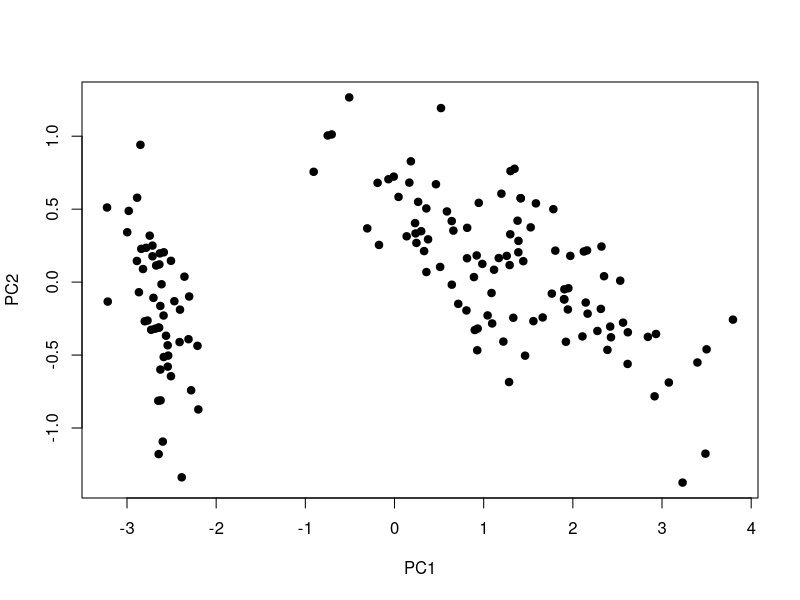
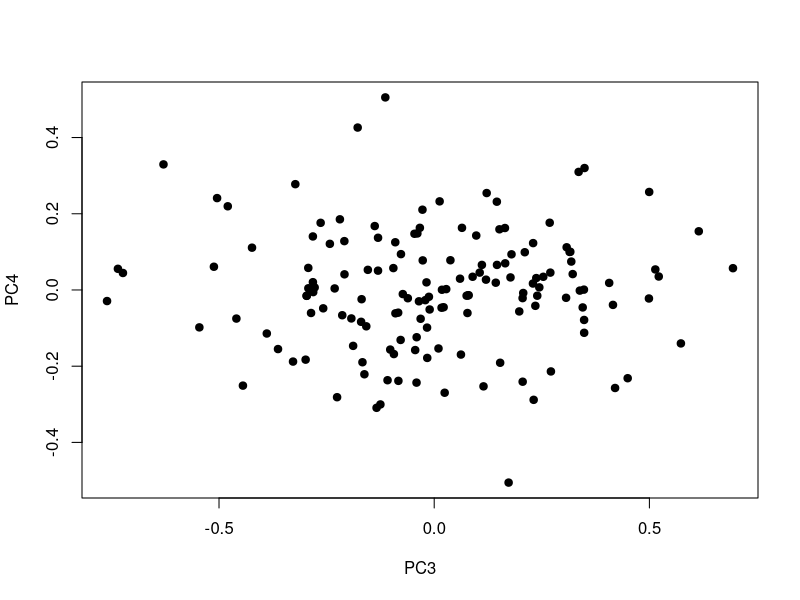
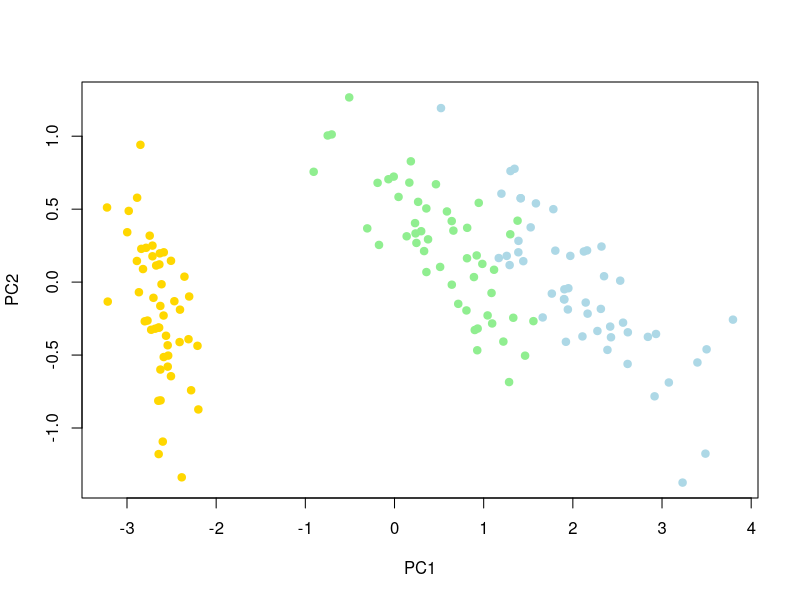
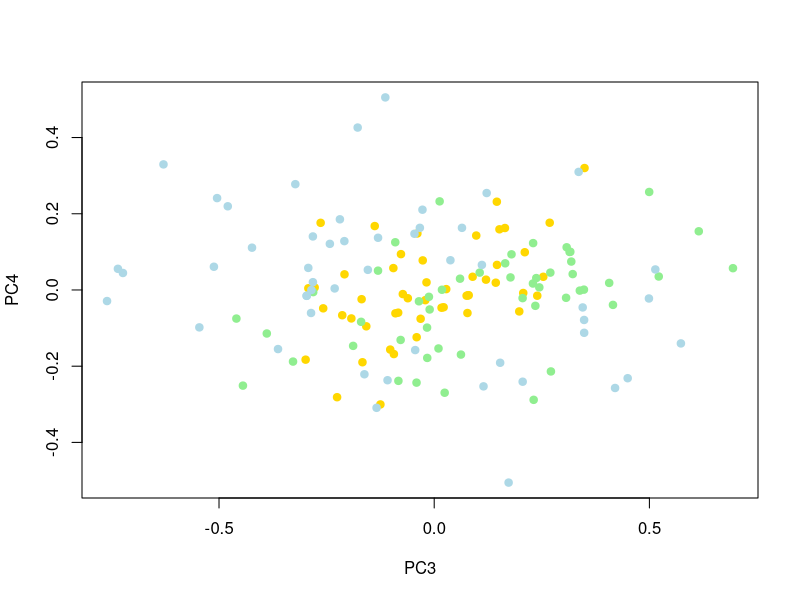
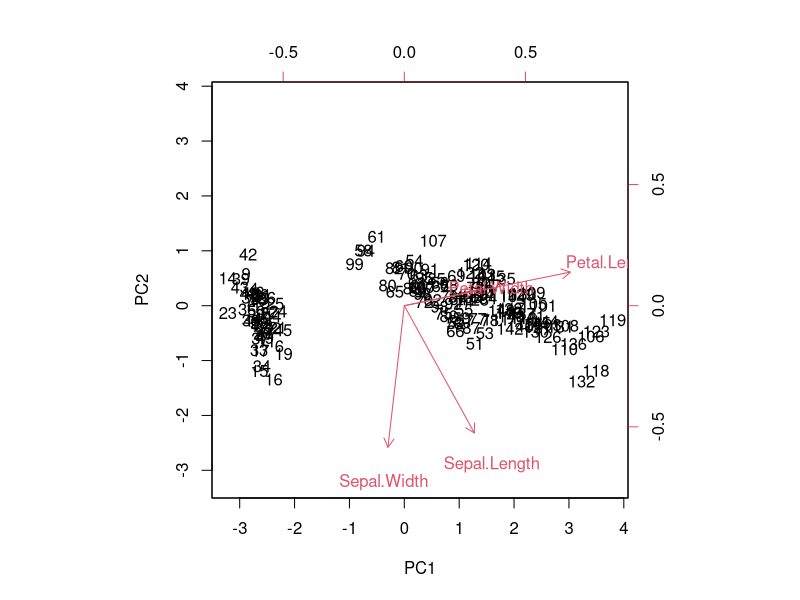
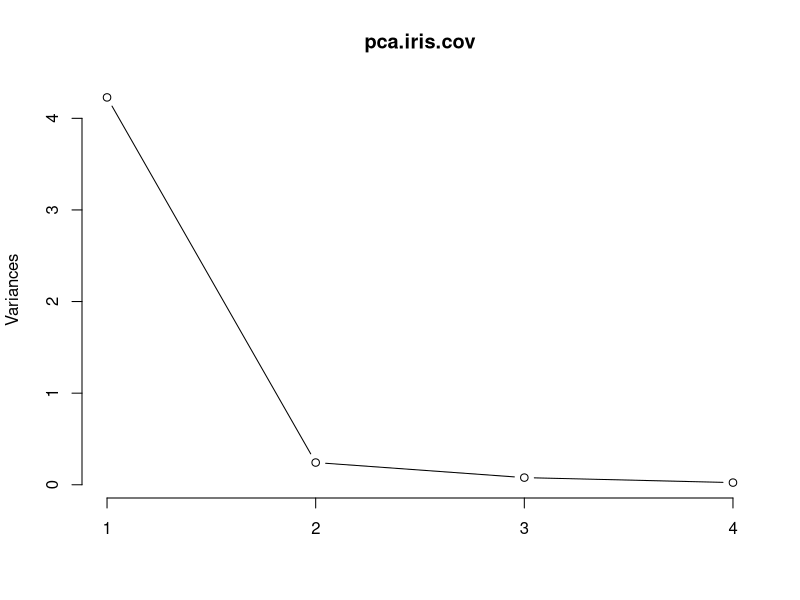
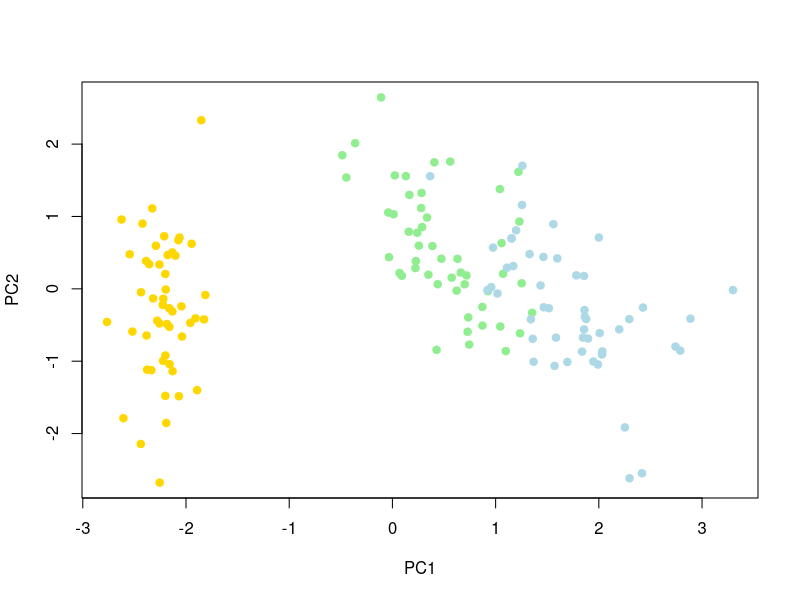
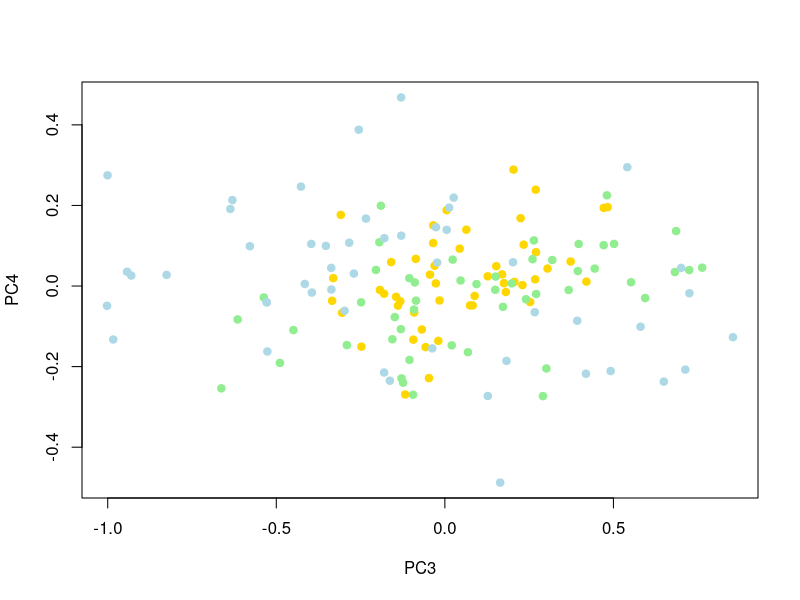

The R script that drew these images, in order:
#####################################
# Introduction to Statistics with R #
# PCA and Clustering                #
# Joao Lourenco                     #
# 29.01.2026                        #
#####################################

# clear the environment
rm(list = ls())

######################################
# Example: PCA - The Iris data set  #
######################################

# load the Iris dataset
data(iris) 
?iris

# explore
dim(iris)
#[1] 150   5
summary(iris) 
# Sepal.Length    Sepal.Width     Petal.Length    Petal.Width          Species  
# Min.   :4.300   Min.   :2.000   Min.   :1.000   Min.   :0.100   setosa    :50  
# 1st Qu.:5.100   1st Qu.:2.800   1st Qu.:1.600   1st Qu.:0.300   versicolor:50  
# Median :5.800   Median :3.000   Median :4.350   Median :1.300   virginica :50  
# Mean   :5.843   Mean   :3.057   Mean   :3.758   Mean   :1.199                  
# 3rd Qu.:6.400   3rd Qu.:3.300   3rd Qu.:5.100   3rd Qu.:1.800                  
# Max.   :7.900   Max.   :4.400   Max.   :6.900   Max.   :2.500  
head(iris) 
# Sepal.Length Sepal.Width Petal.Length Petal.Width Species
# 1          5.1         3.5          1.4         0.2  setosa
# 2          4.9         3.0          1.4         0.2  setosa
# 3          4.7         3.2          1.3         0.2  setosa
# 4          4.6         3.1          1.5         0.2  setosa
# 5          5.0         3.6          1.4         0.2  setosa
# 6          5.4         3.9          1.7         0.4  setosa

# PCA (data not scaled - Covariance matrix)
?prcomp
pca.iris.cov <- prcomp(iris[,1:4], center = TRUE, scale. = FALSE)


# New coordinates
head(pca.iris.cov$x)
# PC1        PC2         PC3          PC4
# [1,] -2.684126 -0.3193972  0.02791483  0.002262437
# [2,] -2.714142  0.1770012  0.21046427  0.099026550
# [3,] -2.888991  0.1449494 -0.01790026  0.019968390
# [4,] -2.745343  0.3182990 -0.03155937 -0.075575817
# [5,] -2.728717 -0.3267545 -0.09007924 -0.061258593
# [6,] -2.280860 -0.7413304 -0.16867766 -0.024200858


# PCA Plot
plot(pca.iris.cov$x, pch = 19) # first two PCs
plot(pca.iris.cov$x[,c("PC3","PC4")], pch = 19) # any combination of PCs

# Add colors according to species
cols <- c(setosa = "gold", versicolor = "lightgreen", virginica = "lightblue")
plot(pca.iris.cov$x, col = cols[iris$Species], pch = 19) 
plot(pca.iris.cov$x[,c("PC3","PC4")],col = cols[iris$Species], pch = 19)

# Rotation matrix (the loadings)
pca.iris.cov$rotation 
#               PC1         PC2         PC3        PC4
# Sepal.Length  0.36138659 -0.65658877  0.58202985  0.3154872
# Sepal.Width  -0.08452251 -0.73016143 -0.59791083 -0.3197231
# Petal.Length  0.85667061  0.17337266 -0.07623608 -0.4798390
# Petal.Width   0.35828920  0.07548102 -0.54583143  0.7536574


# sample scores and the variable loadings together in a biplot.
biplot(pca.iris.cov, scale = FALSE)
#biplot(pca.iris.cov,scale = TRUE)

# Individual variances
var(iris[, 1:4]) 
#                Sepal.Length Sepal.Width Petal.Length Petal.Width
# Sepal.Length    0.6856935  -0.0424340    1.2743154   0.5162707
# Sepal.Width    -0.0424340   0.1899794   -0.3296564  -0.1216394
# Petal.Length    1.2743154  -0.3296564    3.1162779   1.2956094
# Petal.Width     0.5162707  -0.1216394    1.2956094   0.5810063

# scree plot
screeplot(pca.iris.cov, type = "line") 

# Proportion of variance
summary(pca.iris.cov)
# Importance of components:
#   PC1     PC2    PC3     PC4
# Standard deviation     2.0563 0.49262 0.2797 0.15439
# Proportion of Variance 0.9246 0.05307 0.0171 0.00521
# Cumulative Proportion  0.9246 0.97769 0.9948 1.00000



############################
# What if we scale the data (correlation matrix)


pca.iris.cor <- prcomp(iris[,1:4], center = TRUE, scale. = TRUE)

plot(pca.iris.cor$x, col = cols[iris$Species], pch = 19) 
plot(pca.iris.cor$x[,c("PC3","PC4")],col = cols[iris$Species], pch = 19)



# Importance of components:
summary(pca.iris.cor)
#                        PC1    PC2     PC3     PC4
# Standard deviation     1.7084 0.9560 0.38309 0.14393
# Proportion of Variance 0.7296 0.2285 0.03669 0.00518
# Cumulative Proportion  0.7296 0.9581 0.99482 1.00000

# Loadings
pca.iris.cor$rotation 
#               PC1         PC2        PC3        PC4
# Sepal.Length  0.5210659 -0.37741762  0.7195664  0.2612863
# Sepal.Width  -0.2693474 -0.92329566 -0.2443818 -0.1235096
# Petal.Length  0.5804131 -0.02449161 -0.1421264 -0.8014492
# Petal.Width   0.5648565 -0.06694199 -0.6342727  0.5235971

biplot(pca.iris.cor, scale = 0)

# Check the correlation matrix
cor(iris[, 1:4]) 
# Sepal.Length Sepal.Width Petal.Length Petal.Width
# Sepal.Length    1.0000000  -0.1175698    0.8717538   0.8179411
# Sepal.Width    -0.1175698   1.0000000   -0.4284401  -0.3661259
# Petal.Length    0.8717538  -0.4284401    1.0000000   0.9628654
# Petal.Width     0.8179411  -0.3661259    0.9628654   1.0000000

# scree plot
screeplot(pca.iris.cor, type = "line") 




#########################
# Distances             #
#########################


?dist

# compute a distance matrix between the first 10 samples from the Iris dataset
distanceMatrix <- as.matrix(dist(iris[, 1:4], 
                                 method = "euclidean", upper = TRUE, diag = TRUE))


# Heatmap (stats package)
heatmap(distanceMatrix,Rowv = NA, Colv = NA, scale="none")

# Heatmap (ComplexHeatmap package)
#BiocManager::install("ComplexHeatmap")
library(ComplexHeatmap)

?Heatmap

# simple heatmap
Heatmap(distanceMatrix, cluster_rows = F, cluster_columns = F)

# add annotation
species_annot <- HeatmapAnnotation(Species = iris$Species,
                                   col = list(Species = c(
                                     setosa = "gold",
                                     versicolor = "lightgreen",
                                     virginica = "lightblue")),
                                   annotation_name_side = "left")


Heatmap(distanceMatrix,
        cluster_rows = F, 
        cluster_columns = F,
        top_annotation = species_annot)





##########################
# Hierarchical clustering

# Create a random matrix
mat <- matrix(data = rnorm(300, mean= 100, sd=10), nrow = 150, ncol = 2)

# Euclidian distances
mat.dist<-as.matrix(dist(mat))

# show heatmap
Heatmap(mat.dist,cluster_rows = F, cluster_columns = F)

# change heatmap’s colors
colorScale <- colorRampPalette(c("blue", "green","yellow","red","darkred"))(1000)
Heatmap(mat.dist,cluster_rows = F, cluster_columns = F, col = colorScale)


?hclust

# Based on Euclidian distances
distE <- dist(mat) # not a matrix

hE <- hclust(distE,method = "complete")
plot(hE) 

Heatmap(
  mat.dist,
  cluster_rows = hE,
  cluster_columns = hE,
  col = colorScale
)


# Based on Manhattan distances
distM<-dist(mat,method="manhattan")

hM <- hclust(distM,"complete")
plot(hM) 


Heatmap(
  mat.dist,
  cluster_rows = hM,
  cluster_columns = hM,
  col = colorScale
)


##########################
# K means clustering

?kmeans

# k=3, 1 iteration
cl.1 <- kmeans(mat, 3, iter.max = 1)

# plot the samples and color by cluster
plot(mat, col = cl.1$cluster)

# add centroids (stars)
points(cl.1$centers, col = 1:5, pch = 8)


# k=3, 10 iterations
cl.10 <- kmeans(mat, 3, iter.max = 10)
plot(mat, col = cl.10$cluster)
points(cl.10$centers, col = 1:5, pch = 8)


# k=3, 100 iterations
cl.10 <- kmeans(mat, 3, iter.max = 100)
plot(mat, col = cl.10$cluster)
points(cl.10$centers, col = 1:5, pch = 8)
